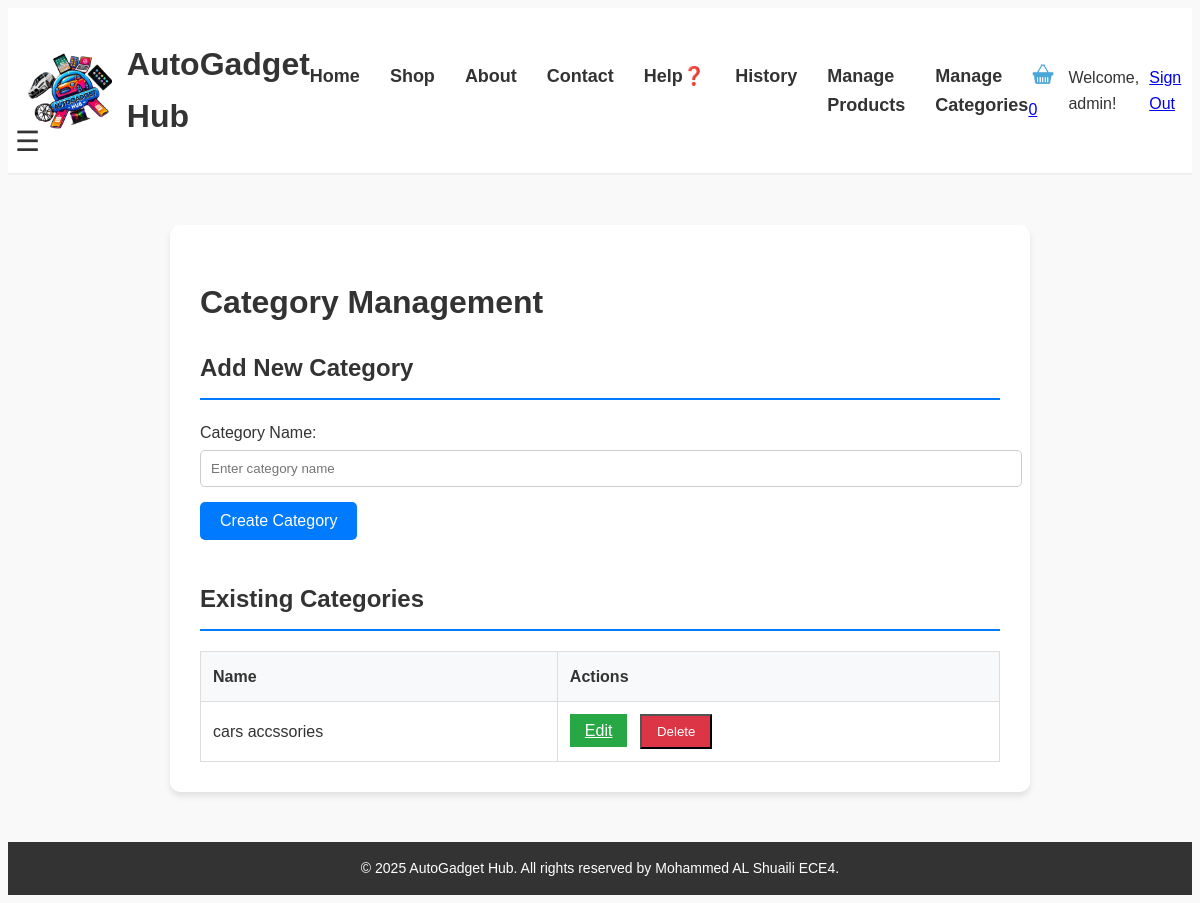
/staff/categories/ (signed in), run on an earlier commit of the app's database.
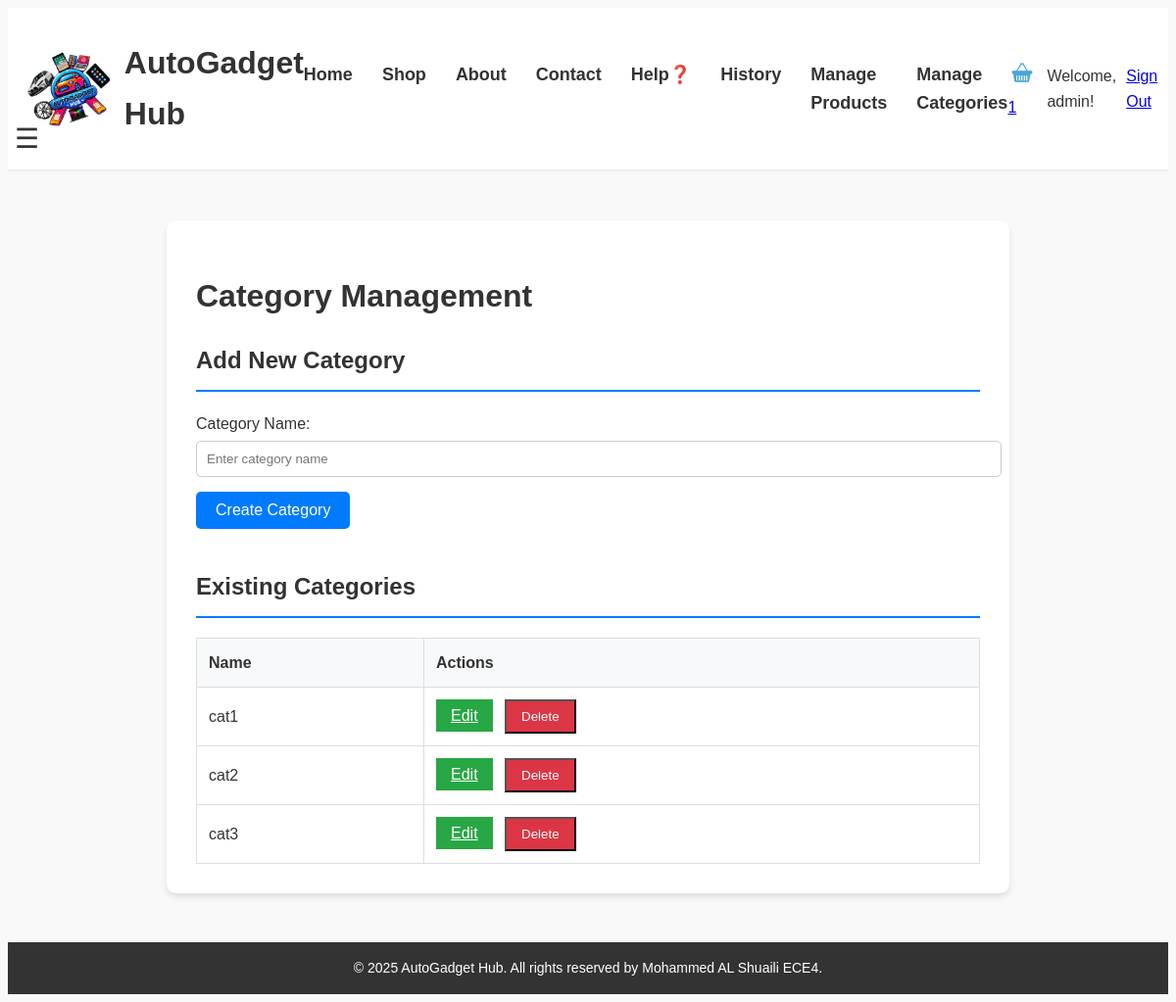
And on a later commit of the database.
### myapp/models.py (models this page shows, shortened)
class ProductCategory(models.Model):
    name = models.CharField(max_length=100)  # Name of the catigory

### myapp/views.py (the view)
# urls.py: path('staff/categories/', views.manage_categories, name='manage_categories'),
@staff_member_required
def manage_categories(request):
    categories = ProductCategory.objects.all()
    if request.method == 'POST':
        form = ProductCategoryForm(request.POST)
        if form.is_valid():
            form.save()
            messages.success(request, 'Category added successfully')
            return redirect('manage_categories')
    else:
        form = ProductCategoryForm()
    return render(request, 'myapp/staff/categories.html', {
        'categories': categories,
        'form': form
    })

### myapp/forms.py
class ProductCategoryForm(forms.ModelForm):
    class Meta:
        model = ProductCategory
        fields = ['name']
        labels = {
            'name': 'Category Name'
        }
        widgets = {
            'name': forms.TextInput(attrs={'placeholder': 'Enter category name'})
        }

### myapp/templates/myapp/staff/categories.html (shortened to what this page needs)
{% extends "myapp/base.html" %}
{% block content %}
<div class="staff-container">
    <h1>Category Management</h1>
    <section class="add-form">
        <h2>Add New Category</h2>
        <form method="post">
            <div class="form-group">
                {{ form.name.label_tag }}
                {{ form.name }}
            </div>
            <button type="submit" class="btn-primary">Create Category</button>
        </form>
    </section>
    <section class="category-list">
        <h2>Existing Categories</h2>
        <table>
            <thead>
                <tr>
                    <th>Name</th>
                    <th>Actions</th>
                </tr>
            </thead>
            <tbody>
                {% for category in categories %}
                <tr>
                    <td>{{ category.name }}</td>
                    <td>
                        <a href="{% url 'category_edit' category.id %}" class="btn-edit">Edit</a>
                        <form method="POST" action="{% url 'category_delete' category.id %}" style="display: inline;">
                            <button type="submit" class="btn-delete"
                                    onclick="return confirm('Are you sure? This cannot be undone.')">
                                Delete
                            </button>
                        </form>
                    </td>
                </tr>
                {% empty %}
                <tr>
                    <td colspan="2">No categories found</td>
                </tr>
                {% endfor %}
            </tbody>
        </table>
    </section>
</div>
{% endblock %}

### myapp/templates/myapp/base.html (shortened to what this page needs)
<!DOCTYPE html>
<html lang="en">
<head>
    {% load static %}
    <link rel="stylesheet" href="{% static 'myapp/css/header_mainBody.css' %}">
    <link rel="stylesheet" href="{% static 'myapp/css/staff.css' %}">
</head>
<body>
    <header>
        <div>
            <img src="{% static 'myapp/images/my_logo.png' %}" alt="AutoGadget Hub Logo">
            <h1>AutoGadget Hub</h1>
        </div>
        <nav>
            <a href="{% url 'home' %}">Home</a>
            <a href="{% url 'shop' %}">Shop</a>
            <a href="{% url 'about' %}">About</a>
            <a href="{% url 'contact' %}">Contact</a>
            <a href="{% url 'help' %}">Help❓</a>
            <a href="{% url 'order_history' %}">History</a>
            {% if user.is_staff %}
            <a href="{% url 'manage_products' %}">Manage Products</a>
            <a href="{% url 'manage_categories' %}">Manage Categories</a>
            {% endif %}
        </nav>
        <div class="auth-section">
            <a href="{% url 'cart' %}" class="cart-link">
                <img src="{% static 'myapp/images/shopping_cart.png' %}" alt="Cart">
                <span class="cart-count">
                    {% if user.is_authenticated %}{{ user.cartitem_set.count }}{% else %}0{% endif %}
                </span>
            </a>
            {% if user.is_authenticated %}
            <span>Welcome, {{ user.username }}!</span>
            <a href="{% url 'signout' %}">Sign Out</a>
            {% else %}
            <a href="{% url 'signin' %}">Sign In</a>
            <a href="{% url 'signup' %}">Sign Up</a>
            {% endif %}
        </div>
    </header>
    <main>
        <div class="menu-trigger">
            <div class="hamburger">☰</div>
        </div>
        {% block content %}{% endblock %}
    </main>
    <footer>
        <p>&copy; 2025 AutoGadget Hub. All rights reserved by Mohammed AL Shuaili ECE4.</p>
    </footer>
</body>
</html>

What changed in the data, as far as the page shows it:
added ProductCategory: name "cat1"
changed ProductCategory: name "cars accssories" → "cat2"
added ProductCategory: name "cat3"
Also different on the page:
{{ user.cartitem_set.count }}: "0" → "1"
